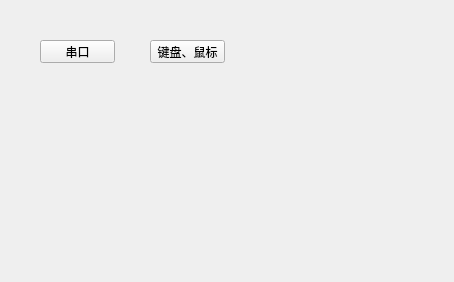
<?xml version="1.0" encoding="UTF-8"?>
<ui version="4.0">
 <class>Widget</class>
 <widget class="QWidget" name="Widget">
  <property name="geometry">
   <rect>
    <x>0</x>
    <y>0</y>
    <width>454</width>
    <height>282</height>
   </rect>
  </property>
  <property name="windowTitle">
   <string>Widget</string>
  </property>
  <widget class="QPushButton" name="but_port">
   <property name="geometry">
    <rect>
     <x>40</x>
     <y>40</y>
     <width>75</width>
     <height>23</height>
    </rect>
   </property>
   <property name="text">
    <string>串口</string>
   </property>
  </widget>
  <widget class="QPushButton" name="pushButton_2">
   <property name="geometry">
    <rect>
     <x>150</x>
     <y>40</y>
     <width>75</width>
     <height>23</height>
    </rect>
   </property>
   <property name="text">
    <string>键盘、鼠标</string>
   </property>
  </widget>
 </widget>
 <resources/>
 <connections/>
</ui>
